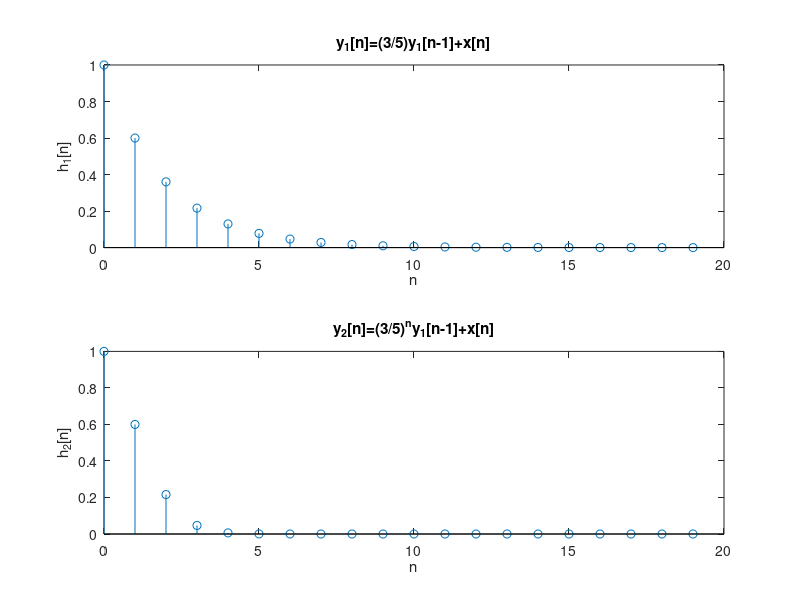

This figure's MATLAB source:
% Problem 2.5(d)

a = [1 -3/5];
b = 1;
x = [1 zeros(1,19)];


h1 = filter(b, a, x);
h2 = zeros(1,21);

nh = 0:19;

for i = 2:21
    h2(i) = ((3/5)^(i-2)) * h2(i-1) + x(i-1)
end

h2 = h2(2:end);

subplot(2, 1, 1);
stem(nh, h1);
title('y_1[n]=(3/5)y_1[n-1]+x[n]');
xlabel('n');
ylabel('h_1[n]');

subplot(2, 1, 2);
stem(nh, h2);
title('y_2[n]=(3/5)^ny_1[n-1]+x[n]');
xlabel('n');
ylabel('h_2[n]');

saveas(gcf, "plots/P2_5_d_out.png");

close;
